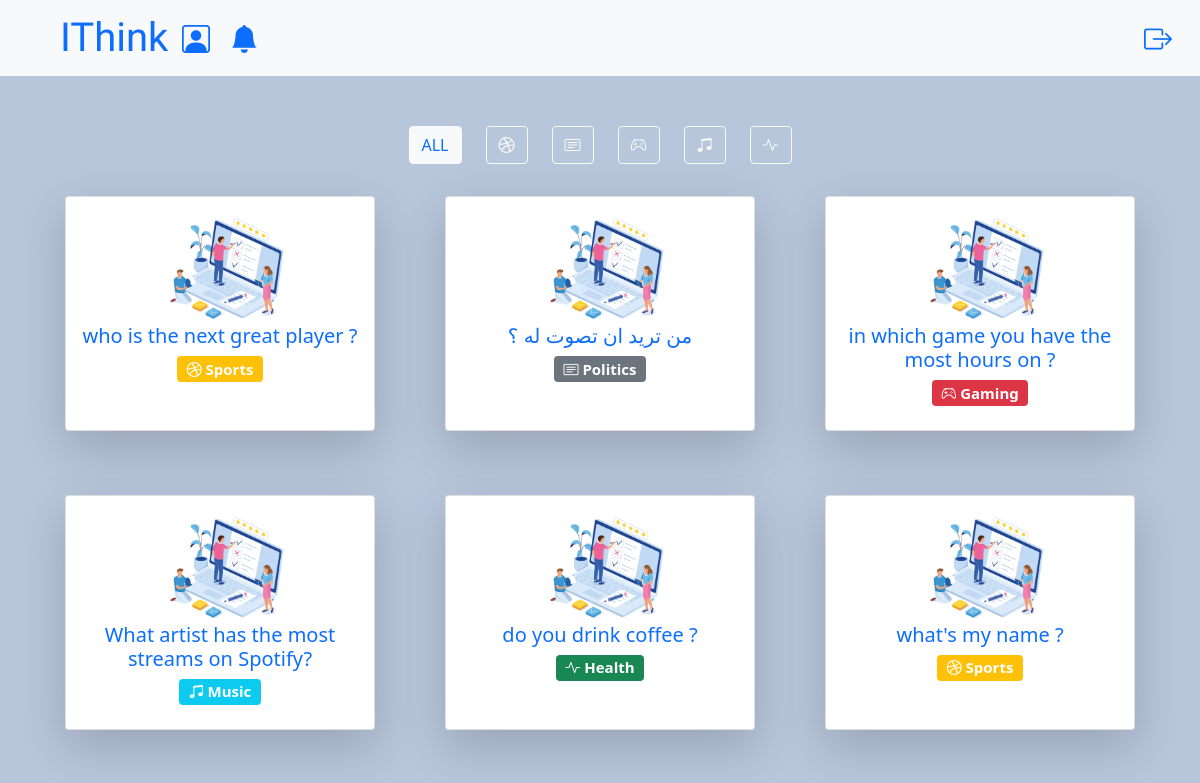
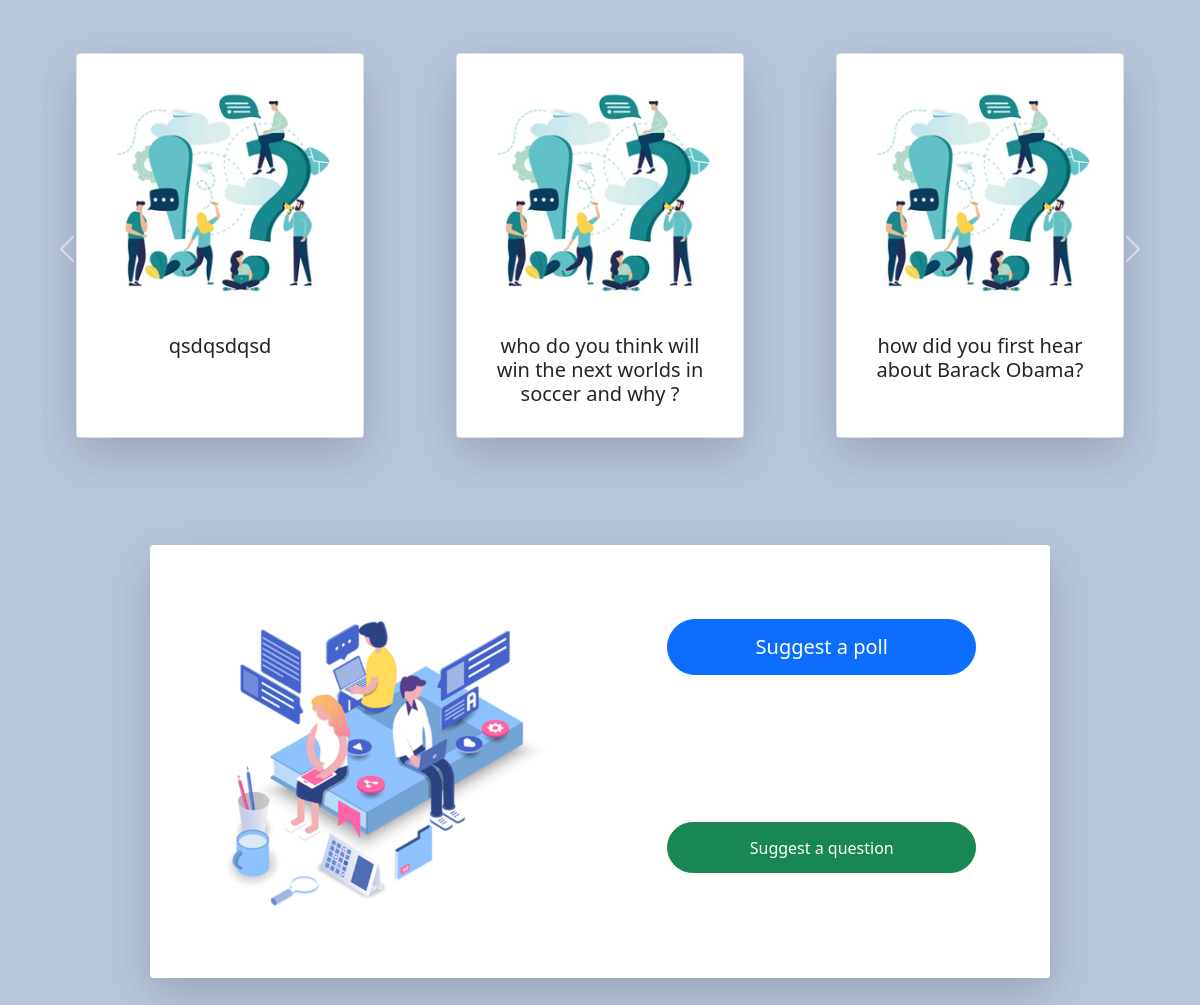
Page /home/ALL (signed in) on the committed database (2 pictures, top to bottom).
### polls/models.py (models this page shows, shortened)
class poll(models.Model):
    genres = (
        ('p', 'politics'),
        ('s', 'sports'),
        ('g', 'gaming'),
        ('h', 'health'),
        ('m', 'music'),
    )
    status = (
        ('approved', 'approved'),
        ('pending', 'pending'),
        ('disapproved', 'disapproved')
    )
    creator = models.CharField(max_length=30)
    status = models.CharField(
        max_length=11, choices=status, default="pending")
    question = models.CharField(max_length=200)
    genre = models.CharField(max_length=10, choices=genres)
    answer1 = models.CharField(max_length=200, blank=True, null=True)
    count1 = models.IntegerField(default=0)
    answer2 = models.CharField(max_length=200, blank=True, null=True)
    count2 = models.IntegerField(default=0)
    answer3 = models.CharField(max_length=200, blank=True, null=True)
    count3 = models.IntegerField(default=0)
    answer4 = models.CharField(max_length=200, blank=True, null=True)
    count4 = models.IntegerField(default=0)
    answer5 = models.CharField(max_length=200, blank=True, null=True)
    count5 = models.IntegerField(default=0)
    answer6 = models.CharField(max_length=200, blank=True, null=True)
    count6 = models.IntegerField(default=0)
    created_time = models.DateTimeField(default=timezone.now)

### questions/models.py (models this page shows, shortened)
class question(models.Model):
    status = (
        ("approved", "approved"),
        ("pending", "pending"),
        ("disapproved", "disapproved")
    )
    status = models.CharField(
        max_length=11, choices=status, default="disapproved")
    question = models.CharField(max_length=200)
    creator = models.CharField(max_length=30)
    created_time = models.DateTimeField(default=timezone.now)

### polls/views.py (the view)
# urls.py: path('home/<str:filter_button_pressed>', pollslist.as_view(), name="home"),
class pollslist(LoginRequiredMixin, ListView):
    model = poll
    template_name = "home.html"
    def get_context_data(self, **kwargs):
        context = super().get_context_data(**kwargs)
        context["questions"] = question.objects.all()
        context["answered"] = question_answered.objects.all()
        context["polls"] = poll.objects.all()
        context["voted"] = voted.objects.all()
        context["deleted"] = deleted.objects.all()
        """
            this part is filtering (by id) the questions that are not answered by the user
        """
        questions_all_id = []
        for questionitem in context["questions"]:
            questions_all_id.append(questionitem.id)
        questions_not_wanted_id = []
        for quesitionitem in context["questions"]:
            for answereditem in context["answered"]:
                if quesitionitem.id == answereditem.question.id and answereditem.user.user.id == self.request.user.id:
                    questions_not_wanted_id.append(quesitionitem.id)
            if questionitem.status == "disapproved":
                questions_not_wanted_id.append(questionitem.id)
        questions_wanted_id = []
        for id in questions_all_id:
            if id not in questions_not_wanted_id:
                questions_wanted_id.append(id)
        context["questions"] = question.objects.filter(
            id__in=questions_wanted_id)
        """
            this part is filtering (by id) the polls that are neither voted on or deleted by the user
        """
        polls_all_id = []
        for pollitem in context["polls"]:
            polls_all_id.append(pollitem.id)
        polls_not_wanted_id = []
        for pollitem in context["polls"]:
            for deleteditem in context["deleted"]:
                if pollitem.id == deleteditem.poll.id and deleteditem.user.user.id == self.request.user.id:
                    polls_not_wanted_id.append(pollitem.id)
            for voteditem in context["voted"]:
                if pollitem.id == voteditem.poll.id and voteditem.user.user.id == self.request.user.id:
                    polls_not_wanted_id.append(pollitem.id)
            if pollitem.status == "disapproved":
                polls_not_wanted_id.append(pollitem.id)
        polls_wanted_id = []
        for id in polls_all_id:
            if id not in polls_not_wanted_id:
                polls_wanted_id.append(id)
        random.shuffle(polls_wanted_id)
        polls = poll.objects.filter(id__in=polls_wanted_id)
        context["polls"] = polls
        if self.kwargs["filter_button_pressed"] == "ALL":
            context["polls"] = poll.objects.all()
            context["polls"] = poll.objects.filter(
                id__in=polls_wanted_id)[:6]
            context["filter_button_pressed"] = "ALL"
        elif self.kwargs["filter_button_pressed"] == "Sports":
            context["polls"] = context["polls"].filter(genre="s")[:6]
            context["filter_button_pressed"] = "Sports"
        elif self.kwargs["filter_button_pressed"] == "Politics":
            context["polls"] = context["polls"].filter(genre="p")[:6]
            context["filter_button_pressed"] = "Politics"
        elif self.kwargs["filter_button_pressed"] == "Gaming":
            context["polls"] = context["polls"].filter(genre="g")[:6]
            context["filter_button_pressed"] = "Gaming"
        elif self.kwargs["filter_button_pressed"] == "Music":
            context["polls"] = context["polls"].filter(genre="m")[:6]
            context["filter_button_pressed"] = "Music"
        elif self.kwargs["filter_button_pressed"] == "Health":
            context["polls"] = context["polls"].filter(genre="h")[:6]
            context["filter_button_pressed"] = "Health"
        return context

### templates/home.html (shortened to what this page needs)
<!DOCTYPE html>
<html lang="en">
  <head>
    {% extends 'main.html' %}
    {% load static %}
    {% block content %}
  <div class="container">
      <form method="GET">
        <div class="row mb-4 row-cols-auto d-flex justify-content-center">
          <div class="col">
            {% if filter_button_pressed == "ALL" %}
            <a href="{% url "home" "ALL" %}"type="submit" class="btn btn-outline-light text-primary active" value="All" name="filter_button">ALL</a>
            {% else %}
            <a href="{% url "home" "ALL" %}"type="submit" class="btn btn-outline-light" value="All" name="filter_button">ALL</a>
            {% endif %}
          </div>
          <div class="col">
            {% if filter_button_pressed == "Sports" %}
            <a href="{% url "home" "Sports" %}" type="submit" class="btn btn-outline-warning text-light active" value="Sports" name="filter_button"><i class="bi bi-dribbble"></i></a>
            {% else %}
            <a href="{% url "home" "Sports" %}" type="submit" class="btn btn-outline-light" value="Sports" name="filter_button"><i class="bi bi-dribbble"></i></a>
            {% endif %}
          </div>
          <div class="col">
            {% if filter_button_pressed == "Politics" %}
            <a href="{% url "home" "Politics" %}" type="submit" class="btn btn-outline-secondary active" value="Politics" name="filter_button"><i class="bi bi-card-text"></i></a>
            {% else %}
            <a href="{% url "home" "Politics" %}" type="submit" class="btn btn-outline-light" value="Politics" name="filter_button"><i class="bi bi-card-text"></i></a>
            {% endif %}
          </div>
          <div class="col">
            {% if filter_button_pressed == "Gaming" %}
            <a href="{% url "home" "Gaming" %}" type="submit" class="btn btn-outline-danger active" value="Gaming" name="filter_button"><i class="bi bi-controller"></i></a>
            {% else %}
            <a href="{% url "home" "Gaming" %}" type="submit" class="btn btn-outline-light" value="Gaming" name="filter_button"><i class="bi bi-controller"></i></a>
            {% endif %}
          </div>
          <div class="col">
            {% if filter_button_pressed == "Music" %}
            <a href="{% url "home" "Music" %}" type="submit" class="btn btn-outline-info text-light active" value="Music" name="filter_button"><i class="bi bi-music-note-beamed"></i></a>
            {% else %}
            <a href="{% url "home" "Music" %}" type="submit" class="btn btn-outline-light" value="Music" name="filter_button"><i class="bi bi-music-note-beamed"></i></a>
            {% endif %}
          </div>
          <div class="col">
            {% if filter_button_pressed == "Health" %}
            <a href="{% url "home" "Health" %}" type="submit" class="btn btn-outline-success active" value="Health" name="filter_button"><i class="bi bi-activity"></i></a>
            {% else %}
            <a href="{% url "home" "Health" %}" type="submit" class="btn btn-outline-light" value="Health" name="filter_button"><i class="bi bi-activity"></i></a>
            {% endif %}
          </div>
        </div>
      </form>
      {% for poll in polls %}
        {% if forloop.counter0|divisibleby:3 %}
        <div class="row ">
          {% endif %}
        <div class="col p-2 d-flex justify-content-center">
          <div class="card shadow-lg mb-5 bg-body rounded" style="width:85% ;height:auto;">
            <div class="card-body">
              <a
              href="{% url 'poll_vote' poll.pk %}"
              class="text-decoration-none text-center"
              >
              <img src="{% static 'images\poll.png' %}" class="card-img-top" alt="..." style="background-size:cover;width:45%;margin-left: 30%;">
              <h5 class="card-title h-1 pollText" style="text-overflow: ellipsis;">{{ poll.question }}</h5>
              </a>
              {% if poll.genre == "p" %}
              <a
                href="{% url 'poll_vote' poll.pk %}"
                class="text-decoration-none text-center"
              >
               <h5><span class="badge badge-pill bg-secondary"><i class="bi bi-card-text"></i> Politics</span></h5>
              </a>
              {% endif %}
              {% if poll.genre == "s" %}
              <a
                href="{% url 'poll_vote' poll.pk %}"
                class="text-decoration-none text-center"
              >
               <h5><span class="badge badge-pill bg-warning "><i class="bi bi-dribbble"></i> Sports</span></h5>
              </a>
              {% endif %}
              {% if poll.genre == "g" %}
              <a
                href="{% url 'poll_vote' poll.pk %}"
                class="text-decoration-none text-center"
              >
               <h5><span class="badge badge-pill bg-danger"><i class="bi bi-controller"></i> Gaming</i></span></h5>
              </a>
              {% endif %}
              {% if poll.genre == "h" %}
              <a
                href="{% url 'poll_vote' poll.pk %}"
                class="text-decoration-none text-center"
              >
               <h5><span class="badge badge-pill bg-success"><i class="bi bi-activity"></i> Health</span></h5>
              </a>
              {% endif %}
              {% if poll.genre == "m" %}
              <a
                href="{% url 'poll_vote' poll.pk %}"
                class="text-decoration-none text-center"
              >
               <h5><span class="badge badge-pill bg-info"><i class="bi bi-music-note-beamed"></i> Music</span></h5>
              </a>
              {% endif %}
            </div>
          </div>
        </div>
        {% if forloop.counter|divisibleby:3 or forloop.last %}
      </div>
      {% endif %}
      {% endfor %}
      <div id="carouselControls" class="carousel slide" data-bs-ride="carousel">
        <div class="carousel-inner">
          {% for question in questions %}
            {% if forloop.counter0|divisibleby:3 %}
              <div class="carousel-item {% if forloop.first %}active{% endif %}">
              <div class="row">
            {% endif %}
              <div class="col d-flex justify-content-center" style="margin-top:50px;">
                <div class="card shadow-lg p-3 mb-5" style="width:18rem;height:87%;">
                  <a href="{% url 'question_answer' question.pk %}" class="text-decoration-none text-dark">
                    <img src="{% static 'images/q&a.png' %}" class="card-img-top" alt="...">
                    <div class="card-body">
                      <h5 class="card-title h-1 questionText " style="text-overflow: ellipsis;text-align: center;" >{{ question.question }}</h5>
                    </div>
                  </a>
                </div>
              </div>
            {% if forloop.counter|divisibleby:3 or forloop.last %}
              </div>
              </div>
            {% endif %}
          {% endfor %}
        </div>
        <button class="carousel-control-prev" style="width:50px;" type="button" data-bs-target="#carouselControls" data-bs-slide="prev">
          <span class="carousel-control-prev-icon" aria-hidden="true"></span>
        </button>
        <button class="carousel-control-next" style="width:50px;" type="button" data-bs-target="#carouselControls" data-bs-slide="next">
          <span class="carousel-control-next-icon" aria-hidden="true"></span>
        </button>
      </div>
    </div>
    <div class="container shadow-lg bg-body rounded" style="width:75%;border-radius: 25px;">
      <div class="row" style="overflow:hidden;">
        <div class="col">
          <img src="{% static 'images/suggestion_picture.jpg' %}"
            class="rounded" style="width:100%;height:100%" alt="">
        </div>
        <div class="col rounded" style="overflow:hidden;margin-left:-13px;background-color:white">
          <div class="row" style="padding:17%;">
            <a href="{% url "poll_suggestion" %}" name=""  id="" class="btn btn-primary rounded-pill" role="button" style="padding:4%;font-size:125%;">
              Suggest a poll
              </a>
          </div>
          <div class="row"style="padding:17%">
            <a href="{% url 'question_suggestion' %}" name=""  id="" class="btn btn-success rounded-pill" role="button" style="padding:4%;font-size:125E%;">
              Suggest a question
                </a>
          </div>
        </div>
      </div>
    </div>
    <div class="" style="height:300px">
    </div>
    {% endblock content %}

### static/css/styles.css (style rules this page uses)
body { background-color: #b8c6db; }
.container { margin-top: 50px; box-shadow: 0 0 10px 12px rbga(100, 100, 100, 0.1); border-radius: 10px; }

### rows in the picture
poll: question "who is the next great player ?", genre "s" (drawn)
poll: question "من تريد ان تصوت له ؟", genre "p" (drawn)
poll: question "in which game you have the most hours on ?", genre "g" (drawn)
poll: question "What artist has the most streams on Spotify?", genre "m" (drawn)
poll: question "do you drink coffee ?", genre "h" (drawn)
poll: question "what's my name ?", genre "s" (drawn)
question: question "qsdqsdqsd"
question: question "who do you think will win the next worlds in soccer and why ?"
question: question "how did you first hear about Barack Obama?"
